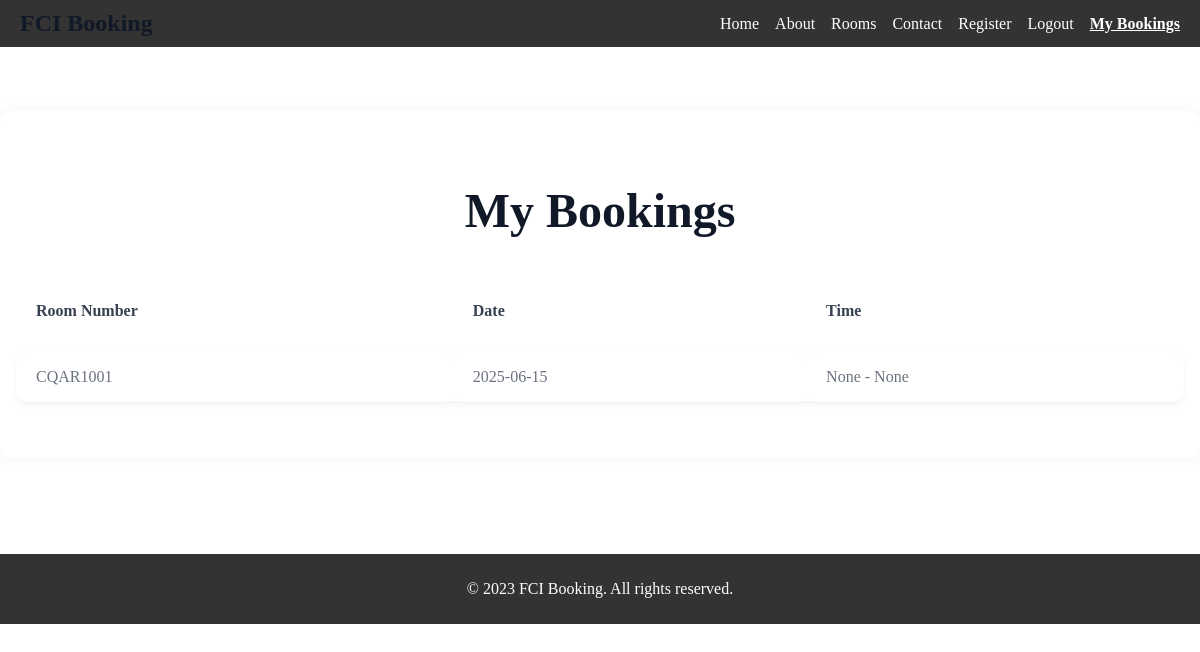
/my-bookings (signed in), run on an earlier commit of the app's database.
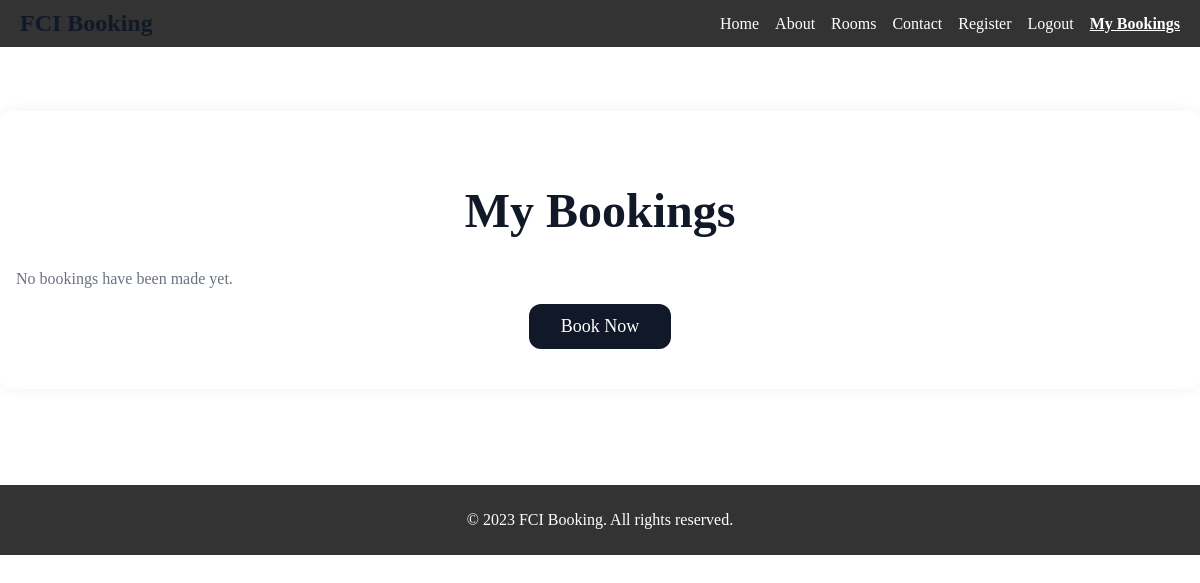
And on a later commit of the database.
### tables this page shows
CREATE TABLE bookings (
            id INTEGER PRIMARY KEY AUTOINCREMENT,
            username TEXT,
            room_number TEXT,
            date TEXT, time TEXT, start_time TEXT, end_time TEXT,
            FOREIGN KEY(username) REFERENCES users(username)
         );

### app.py (the view)
@app.route('/my-bookings', methods=['GET'])
def my_bookings():
    if 'username' not in session:
        flash('Please login to view your bookings.', 'error')
        return redirect('/login')
    username = session['username']
    conn = sqlite3.connect("booking_database.db")
    cursor = conn.cursor()
    cursor.execute("""
        SELECT room_number, date, start_time, end_time FROM bookings WHERE username = ? ORDER BY date, start_time""", (username,))
    bookings = cursor.fetchall()
    conn.close()
    bookings_list = [
        {
            'room_number': b[0],
            'date': b[1],
            'start_time': b[2],
            'end_time': b[3]
        } for b in bookings
    ]
    return render_template('my_bookings.html', bookings=bookings_list)

### templates/my_bookings.html (shortened to what this page needs)
<!DOCTYPE html>
<html lang="en">
<head>
    <link rel="stylesheet" href="../static/css/style.mybookings.css" />
</head>
<body>
    <header>
        <h1>FCI Booking</h1>
        <nav>
            <ul style="list-style:none; display:flex; gap:16px; justify-content:center; padding:0;">
                <li><a href="/index">Home</a></li>
                <li><a href="/about">About</a></li>
                <li><a href="/rooms">Rooms</a></li>
                <li><a href="/contacts">Contact</a></li>
                <li><a href="/register">Register</a></li>
                {% if session.username %}
                    <li><a href="/logout">Logout</a></li>
                    <li><a href="/my-bookings" style="font-weight:700; text-decoration:underline;">My Bookings</a></li>
                {% else %}
                    <li><a href="/login">Login</a></li>
                {% endif %}
            </ul>
        </nav>
    </header>
    <main>
        <div class="container">
            <h1>My Bookings</h1>
            {% if bookings %}
            <table role="table" aria-label="User's bookings">
                <thead>
                    <tr>
                        <th scope="col">Room Number</th>
                        <th scope="col">Date</th>
                        <th scope="col">Time</th>
                    </tr>
                </thead>
                <tbody>
                    {% for booking in bookings %}
                    <tr>
                        <td>{{ booking.room_number }}</td>
                        <td>{{ booking.date }}</td>
                        <td>{{ booking.start_time }} - {{ booking.end_time }}</td>
                    </tr>
                    {% endfor %}
                </tbody>
            </table>
            {% else %}
            <p class="no-bookings">No bookings have been made yet.</p>
            <div style="text-align:center;">
                <a href="/book-now" class="btn-book-now" role="button">Book Now</a>
            </div>
            {% endif %}
        </div>
    </main>
    <footer>
        <p>&copy; 2023 FCI Booking. All rights reserved.</p>
    </footer>
</body>
</html>

What changed in the data, as far as the page shows it:
removed bookings: room_number "CQAR1001", date "2025-06-15", start_time "None", end_time "None"
Also different on the page:
text no longer shown: "Room Number Date Time"
text now shown: "No bookings have been made yet. Book Now"
